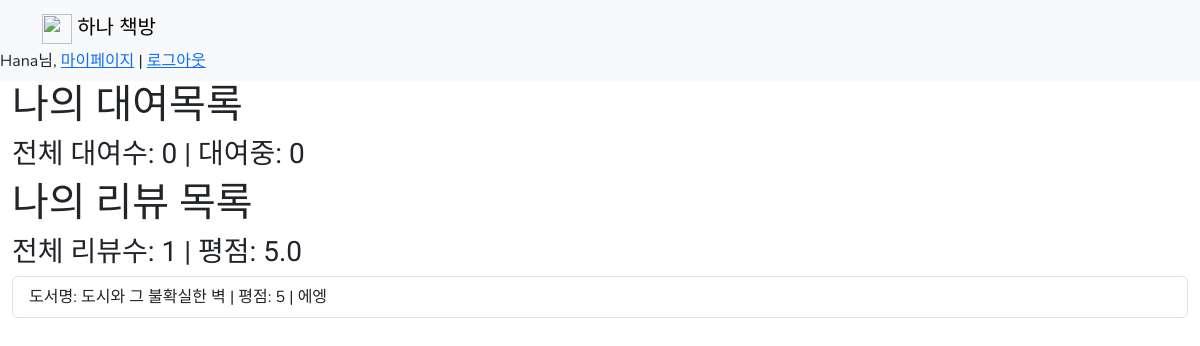
The page /books/my_rentals/ (signed in) on the database as committed earlier.
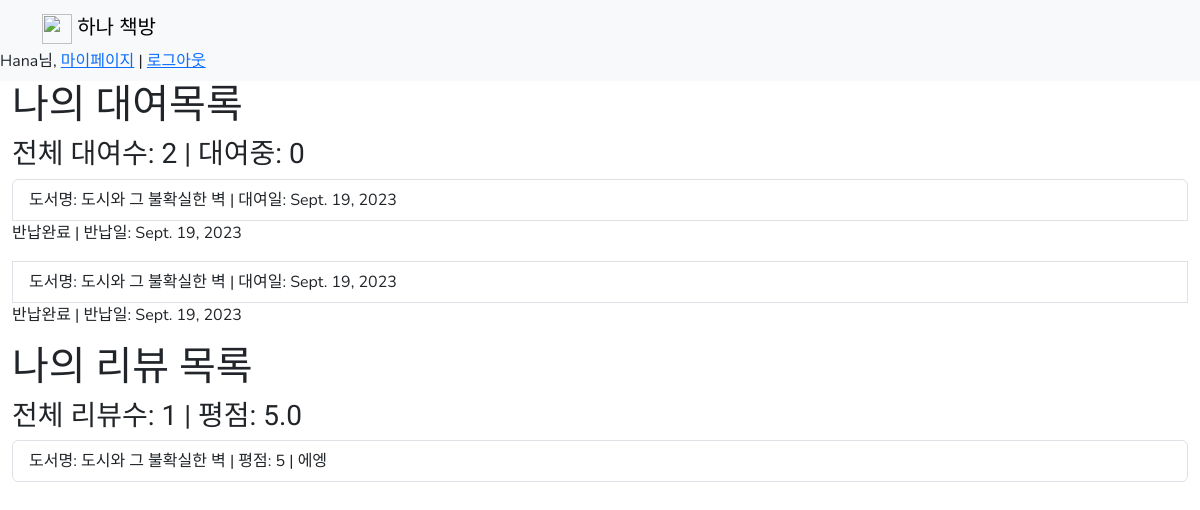
The same page on the database as committed later.
### books/models.py (models this page shows, shortened)
class ReviewRating(models.Model):
    review_book = models.ForeignKey(Book, on_delete=models.CASCADE, related_name='review_book')
    review_user = models.ForeignKey(User, on_delete=models.CASCADE, related_name='review_user')
    review = models.TextField(max_length=500, blank=False)
    rating = models.PositiveIntegerField(default=5, validators=[MaxValueValidator(5), MinValueValidator(1)]) #1~5
    created_date = models.DateTimeField(auto_now_add=True)
    updated_date = models.DateTimeField(auto_now=True)

class Book(models.Model):
    title = models.CharField(max_length=200)
    author = models.CharField(max_length=200)
    publisher = models.CharField(max_length=200)
    stock = models.PositiveIntegerField()
    summary = models.TextField()
    image = models.ImageField(upload_to='book_image/',blank=True)
    class Meta:
        ordering = ['title']
    def __str__(self):
        return self.title

class Rental(models.Model):
    rental_book = models.ForeignKey(Book, on_delete=models.CASCADE, related_name='rental_book')
    rental_user = models.ForeignKey(User, on_delete=models.CASCADE, related_name='rental_user')
    rental_date = models.DateField(auto_now_add=True) #최초 생성 일자
    return_date = models.DateField(null=True, blank=True) #반납 일자
    class Meta:
        ordering = ['return_date']

### books/views.py (the view)
# urls.py: path('my_rentals/',MyRentalListView.as_view(),name='my_rentals'),
class MyRentalListView(LoginRequiredMixin,ListView):
    model = Rental
    context_object_name = 'rentals'
    template_name = 'books/myrental_list.html'
    def get_queryset(self):
        return Rental.objects.filter(rental_user=self.request.user)
    def get_context_data(self,  **kwargs):
        context = super().get_context_data(**kwargs)
        rental_count = cache.get('rental_count')
        if not rental_count:
            context['rental_count'] = Rental.objects.filter(rental_user=self.request.user).count()
            cache.set('rental_count', context['rental_count'])
        context['rental_count_not_return'] = Rental.objects.filter(rental_user=self.request.user, return_date__isnull=True).count()
        context['reviews'] = ReviewRating.objects.filter(review_user=self.request.user)
        context['review_count'] = ReviewRating.objects.filter(review_user=self.request.user).count()
        context['review_avg'] = ReviewRating.objects.filter(review_user=self.request.user).aggregate(Avg('rating'))['rating__avg']
        return context

### books/templates/books/myrental_list.html (shortened to what this page needs)
{% extends 'base.html' %}
{% block content %}
<h1>나의 대여목록 </h1>
<h3>전체 대여수: {{rental_count}} | 대여중: {{rental_count_not_return}} </h3>
<ul class="list-group">
    {% for rental in rentals %}
   <li class="list-group-item"> 도서명: {{rental.rental_book}} | 대여일: {{ rental.rental_date }}</li>
    {% if rental.return_date %}
    <p>반납완료 | 반납일: {{ rental.return_date }}</p>
    {% else %}
    <a class="list-gruop-item list-group-item-action" href="{% url 'book_return' rental.id%}">반납하기</a>
    {% endif %}
{% endfor %}
</ul>
<h1>나의 리뷰 목록 </h1>
<h3>전체 리뷰수: {{review_count}} | 평점: {{review_avg}}</h3>
<ul class="list-group">
    {% for review in reviews %}
   <li class="list-group-item"> 도서명: {{review.review_book}} | 평점: {{ review.rating }} | {{review.review}}</li>
{% endfor %}
</ul>
{% endblock %}

Rows that differ between the two databases and show on the page:
added Rental: rental_book "도시와 그 불확실한 벽", rental_date "Sept. 19, 2023", return_date "Sept. 19, 2023"
added Rental: rental_book "도시와 그 불확실한 벽", rental_date "Sept. 19, 2023", return_date "Sept. 19, 2023"
Other text that changed with them:
{{ rental_count }}: "0" → "2"
